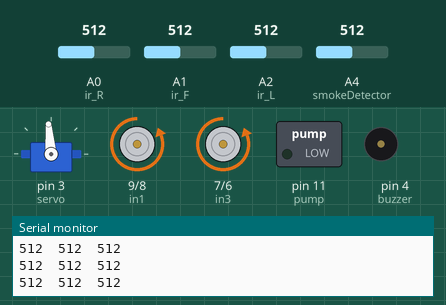
This sketch was run on a simulated Arduino Uno, built with avr-gcc and run on an emulated ATmega328P. Parts: servo, motor-driver pin pairs drawn as motors (green arrow = first pin HIGH = forward, orange = second pin HIGH = backward, longer = more drive, scaled by the enable pin), switched loads named in the sketch (green lamp = pin HIGH), buzzer (waves = sounding, pin HIGH), the last lines printed to the serial monitor. Wiring (inferred from the names in the program): servo: signal pin 3. The test bench sets the inputs (shaded band); at power-on: A0 (ir_R) = 512, A1 (ir_F) = 512, A4 (smokeDetector) = 512, A2 (ir_L) = 512. Servo pulses on a pin are drawn as a servo (544–2400 µs = 0–180°); pins used as bus, display or sensor lines are not drawn.

Above: at 3.9 s.
4.0 s: A0 (ir_R) set to 688
7.0 s: A0 (ir_R) set to 715
At 7.5 s:
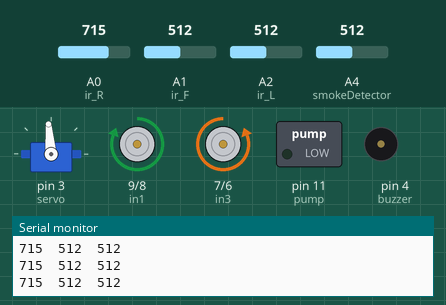
8.6 s: A1 (ir_F) set to 366
10.1 s: A1 (ir_F) set to 341
At 11.2 s:
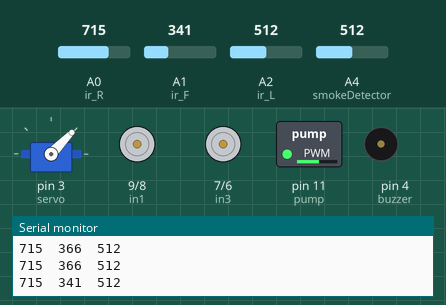
13.1 s: A4 (smokeDetector) set to 259
At 13.7 s:
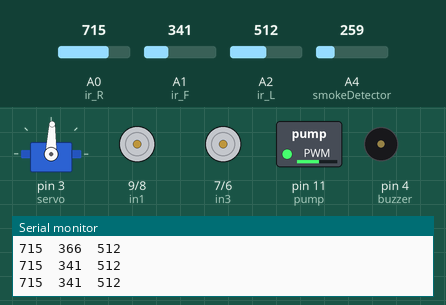
16.1 s: A4 (smokeDetector) set to 231
At 17.4 s:
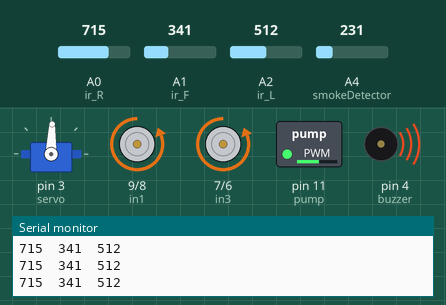
Timing chart, 0 to 48.9 s (numbered marks = the images above; inputs shaded):
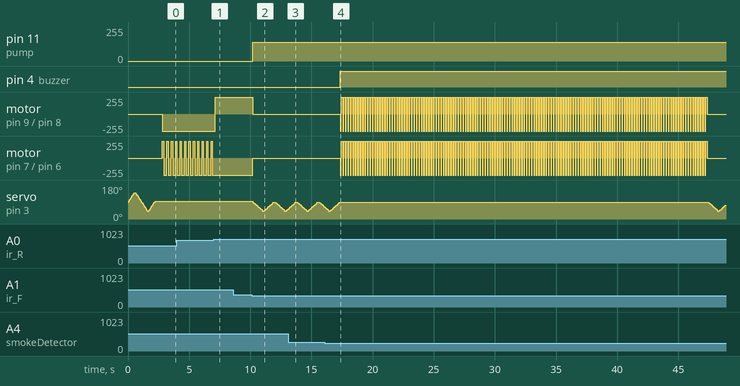

Measured:
- the behaviour switches between 700 and 701 on A0 (ir_R) (found by bisection; images 0 and 1)
- the behaviour switches between 350 and 349 on A1 (ir_F) (found by bisection; images 1 and 2)
- the behaviour switches between 250 and 249 on A4 (smokeDetector) (found by bisection; images 3 and 4)
- after the input at 7.0 s, motor on pin 9 (in1) / pin 8 (in2): backward 255/255 → forward 255/255 after 0.15 s; motor on pin 7 (in3) / pin 6 (in4): stops changing and stays backward 255/255
- after the input at 10.1 s, pin 11 (pump): 0/255 → 140/255 after 0.10 s; motor on pin 9 (in1) / pin 8 (in2): forward 255/255 → stopped after 0.10 s; motor on pin 7 (in3) / pin 6 (in4): backward 255/255 → stopped after 0.10 s
- after the input at 16.1 s, pin 4 (buzzer): LOW → HIGH after 1.3 s; motor on pin 9 (in1) / pin 8 (in2), motor on pin 7 (in3) / pin 6 (in4): stopped → backward 255/255 after 1.3 s, then repeats every 0.20 s: forward 255/255 0.10 s, backward 255/255 0.10 s, until it stays stopped from 47.4 s
- by itself, motor on pin 7 (in3) / pin 6 (in4): alternates forward 255/255 for 0.10 s and backward 255/255 for 0.26 s

The sketch:

FinalCode.ino
```cpp
#define enA   10  // Enable1 L298 Pin enA
#define in1   9   // Motor1 L298 Pin in1
#define in2   8   // Motor1 L298 Pin in2
#define in3   7   // Motor2 L298 Pin in3
#define in4   6   // Motor2 L298 Pin in4
#define enB   5   // Enable2 L298 Pin enB
#define ir_R   A0  // Right fire sensor
#define ir_F   A1  // Front fire sensor
#define ir_L   A2  // Left fire sensor
#define smokeDetector A4 // Smoke detector pin
#define servo   3   // Servo motor pin
#define pump    11  // Pump pin
#define buzzer   4  // Buzzer pin

int Speed = 255; // 0-255
int PumpPower = 140; // 0-255
int s1, s2, s3, smokeDetected;

void setup() {
    Serial.begin(9600);
    pinMode(ir_R, INPUT);
    pinMode(ir_F, INPUT);
    pinMode(ir_L, INPUT);
    pinMode(smokeDetector, INPUT);
    pinMode(enA, OUTPUT);
    pinMode(in1, OUTPUT);
    pinMode(in2, OUTPUT);
    pinMode(in3, OUTPUT);
    pinMode(in4, OUTPUT);
    pinMode(enB, OUTPUT);
    pinMode(servo, OUTPUT);
    pinMode(pump, OUTPUT);
    pinMode(buzzer, OUTPUT);

    // Initialize servo position
    for (int angle = 90; angle <= 140; angle += 5) {
        servoPulse(servo, angle);
    }
    for (int angle = 140; angle >= 40; angle -= 5) {
        servoPulse(servo, angle);
    }
    for (int angle = 40; angle <= 95; angle += 5) {
        servoPulse(servo, angle);
    }
    analogWrite(enA, Speed);
    analogWrite(enB, Speed);
    delay(500);
}

void loop() {
    s1 = analogRead(ir_R);
    s2 = analogRead(ir_F);
    s3 = analogRead(ir_L);
    smokeDetected = analogRead(smokeDetector);

    // Check for smoke detection
    if (smokeDetected < 250) {
        digitalWrite(buzzer, HIGH); // Activate buzzer
        circleForSmoke(); // Circle for 30 seconds
    } else {
        digitalWrite(buzzer, LOW); // Deactivate buzzer
    }

    //=============================================================
    // Auto Control
    //=============================================================
    Serial.print(s1);
    Serial.print("\t");
    Serial.print(s2);
    Serial.print("\t");
    Serial.println(s3);
    delay(50);

    if (s1 < 250) {
        Stop();
        analogWrite(pump, PumpPower);
        activateServo();
    } else if (s2 < 350) {
        Stop();
        analogWrite(pump, PumpPower);
        activateServo();
    } else if (s3 < 250) {
        Stop();
        analogWrite(pump, PumpPower);
        activateServo();
    } else if (s1 >= 251 && s1 <= 700) {
        digitalWrite(pump, LOW);
        backword();
        delay(100);
        turnRight();
        delay(200);
    } else if (s2 >= 251 && s2 <= 800) {
        digitalWrite(pump, LOW);
        forword();
    } else if (s3 >= 251 && s3 <= 700) {
        digitalWrite(pump, LOW);
        backword();
        delay(100);
        turnLeft();
        delay(200);
    } else {
        digitalWrite(pump, LOW);
        Stop();
    }
    delay(10);
}

void circleForSmoke() {
    unsigned long startTime = millis();
    while (millis() - startTime < 30000) { // Circle for 30 seconds
        turnRight();
        delay(100);
        turnLeft();
        delay(100);
    }
    Stop();
}

void activateServo() {
    for (int angle = 90; angle >= 40; angle -= 3) {
        servoPulse(servo, angle);
    }
    for (int angle = 40; angle <= 90; angle += 3) {
        servoPulse(servo, angle);
    }
}

void servoPulse(int pin, int angle) {
    int pwm = (angle * 11) + 500; // Convert angle to microseconds
    digitalWrite(pin, HIGH);
    delayMicroseconds(pwm);
    digitalWrite(pin, LOW);
    delay(50); // Refresh cycle of servo
}

void forword() {
    digitalWrite(in1, HIGH); // Right Motor forward Pin
    digitalWrite(in2, LOW); // Right Motor backward Pin
    digitalWrite(in3, LOW); // Left Motor backward Pin
    digitalWrite(in4, HIGH); // Left Motor forward Pin
}

void backword() {
    digitalWrite(in1, LOW); // Right Motor forward Pin
    digitalWrite(in2, HIGH); // Right Motor backward Pin
    digitalWrite(in3, HIGH); // Left Motor backward Pin
    digitalWrite(in4, LOW); // Left Motor forward Pin
}

void turnRight() {
    digitalWrite(in1, LOW); // Right Motor forward Pin
    digitalWrite(in2, HIGH); // Right Motor backward Pin
    digitalWrite(in3, LOW); // Left Motor backward Pin
    digitalWrite(in4, HIGH); // Left Motor forward Pin
}

void turnLeft() {
    digitalWrite(in1, HIGH); // Right Motor forward Pin
    digitalWrite(in2, LOW); // Right Motor backward Pin
    digitalWrite(in3, HIGH); // Left Motor backward Pin
    digitalWrite(in4, LOW); // Left Motor forward Pin
}

void Stop() {
    digitalWrite(in1, LOW); // Right Motor forward Pin
    digitalWrite(in2, LOW); // Right Motor backward Pin
    digitalWrite(in3, LOW); // Left Motor backward Pin
    digitalWrite(in4, LOW); // Left Motor forward Pin
}
```
